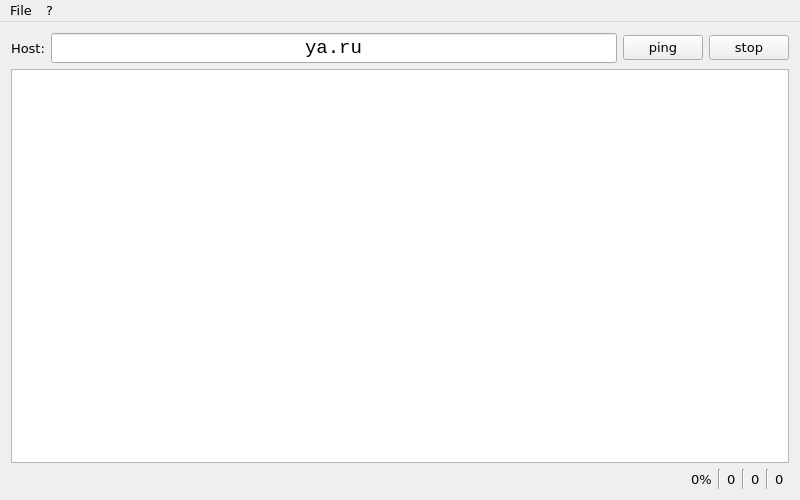
<?xml version="1.0" encoding="UTF-8"?>
<ui version="4.0">
 <class>MainWindow</class>
 <widget class="QMainWindow" name="MainWindow">
  <property name="geometry">
   <rect>
    <x>0</x>
    <y>0</y>
    <width>800</width>
    <height>500</height>
   </rect>
  </property>
  <property name="sizePolicy">
   <sizepolicy hsizetype="Preferred" vsizetype="Preferred">
    <horstretch>0</horstretch>
    <verstretch>0</verstretch>
   </sizepolicy>
  </property>
  <property name="minimumSize">
   <size>
    <width>350</width>
    <height>150</height>
   </size>
  </property>
  <property name="maximumSize">
   <size>
    <width>16777215</width>
    <height>16777215</height>
   </size>
  </property>
  <property name="baseSize">
   <size>
    <width>0</width>
    <height>0</height>
   </size>
  </property>
  <property name="font">
   <font>
    <family>Verdana</family>
    <pointsize>10</pointsize>
   </font>
  </property>
  <property name="windowTitle">
   <string>pinger</string>
  </property>
  <widget class="QWidget" name="centralWidget">
   <layout class="QVBoxLayout" name="verticalLayout">
    <item>
     <layout class="QVBoxLayout" name="vl_main">
      <property name="spacing">
       <number>6</number>
      </property>
      <item>
       <layout class="QHBoxLayout" name="hl_host">
        <item>
         <widget class="QLabel" name="lbl_host">
          <property name="font">
           <font>
            <weight>50</weight>
            <bold>false</bold>
           </font>
          </property>
          <property name="text">
           <string>Host:</string>
          </property>
         </widget>
        </item>
        <item>
         <widget class="QLineEdit" name="txt_host">
          <property name="minimumSize">
           <size>
            <width>0</width>
            <height>0</height>
           </size>
          </property>
          <property name="font">
           <font>
            <family>Courier New</family>
            <pointsize>14</pointsize>
           </font>
          </property>
          <property name="text">
           <string>ya.ru</string>
          </property>
          <property name="alignment">
           <set>Qt::AlignCenter</set>
          </property>
         </widget>
        </item>
        <item>
         <widget class="QPushButton" name="btn_ping">
          <property name="minimumSize">
           <size>
            <width>0</width>
            <height>0</height>
           </size>
          </property>
          <property name="toolTip">
           <string>Start pinging the host</string>
          </property>
          <property name="text">
           <string>ping</string>
          </property>
         </widget>
        </item>
        <item>
         <widget class="QPushButton" name="btn_stop">
          <property name="text">
           <string>stop</string>
          </property>
         </widget>
        </item>
       </layout>
      </item>
      <item>
       <widget class="QListWidget" name="lw_output"/>
      </item>
      <item>
       <layout class="QHBoxLayout" name="hl_packets">
        <property name="rightMargin">
         <number>5</number>
        </property>
        <item>
         <spacer name="horizontalSpacer">
          <property name="orientation">
           <enum>Qt::Horizontal</enum>
          </property>
          <property name="sizeHint" stdset="0">
           <size>
            <width>40</width>
            <height>20</height>
           </size>
          </property>
         </spacer>
        </item>
        <item>
         <widget class="QLabel" name="lbl_lostPercentage">
          <property name="sizePolicy">
           <sizepolicy hsizetype="Preferred" vsizetype="Preferred">
            <horstretch>0</horstretch>
            <verstretch>0</verstretch>
           </sizepolicy>
          </property>
          <property name="minimumSize">
           <size>
            <width>0</width>
            <height>0</height>
           </size>
          </property>
          <property name="toolTip">
           <string>Percentage of packets lost</string>
          </property>
          <property name="text">
           <string>0%</string>
          </property>
          <property name="alignment">
           <set>Qt::AlignCenter</set>
          </property>
         </widget>
        </item>
        <item>
         <widget class="Line" name="line">
          <property name="orientation">
           <enum>Qt::Vertical</enum>
          </property>
         </widget>
        </item>
        <item>
         <widget class="QLabel" name="lbl_lost">
          <property name="toolTip">
           <string>Packets lost</string>
          </property>
          <property name="text">
           <string>0</string>
          </property>
         </widget>
        </item>
        <item>
         <widget class="Line" name="line_2">
          <property name="orientation">
           <enum>Qt::Vertical</enum>
          </property>
         </widget>
        </item>
        <item>
         <widget class="QLabel" name="lbl_received">
          <property name="toolTip">
           <string>Packets received</string>
          </property>
          <property name="text">
           <string>0</string>
          </property>
         </widget>
        </item>
        <item>
         <widget class="Line" name="line_3">
          <property name="orientation">
           <enum>Qt::Vertical</enum>
          </property>
         </widget>
        </item>
        <item>
         <widget class="QLabel" name="lbl_sent">
          <property name="toolTip">
           <string>Packets sent</string>
          </property>
          <property name="text">
           <string>0</string>
          </property>
         </widget>
        </item>
       </layout>
      </item>
     </layout>
    </item>
   </layout>
  </widget>
  <widget class="QMenuBar" name="menuBar">
   <property name="geometry">
    <rect>
     <x>0</x>
     <y>0</y>
     <width>800</width>
     <height>26</height>
    </rect>
   </property>
   <widget class="QMenu" name="menuFile">
    <property name="title">
     <string>File</string>
    </property>
    <addaction name="actionSave_report"/>
    <addaction name="actionSettings"/>
    <addaction name="separator"/>
    <addaction name="actionExit"/>
   </widget>
   <widget class="QMenu" name="menuEdit">
    <property name="title">
     <string>?</string>
    </property>
    <addaction name="actionAbout"/>
   </widget>
   <addaction name="menuFile"/>
   <addaction name="menuEdit"/>
  </widget>
  <action name="actionExit">
   <property name="text">
    <string>Quit</string>
   </property>
  </action>
  <action name="actionAbout">
   <property name="text">
    <string>About</string>
   </property>
  </action>
  <action name="actionSave_report">
   <property name="text">
    <string>Save report...</string>
   </property>
  </action>
  <action name="actionSettings">
   <property name="text">
    <string>Settings</string>
   </property>
  </action>
 </widget>
 <layoutdefault spacing="6" margin="11"/>
 <resources/>
 <connections/>
</ui>
